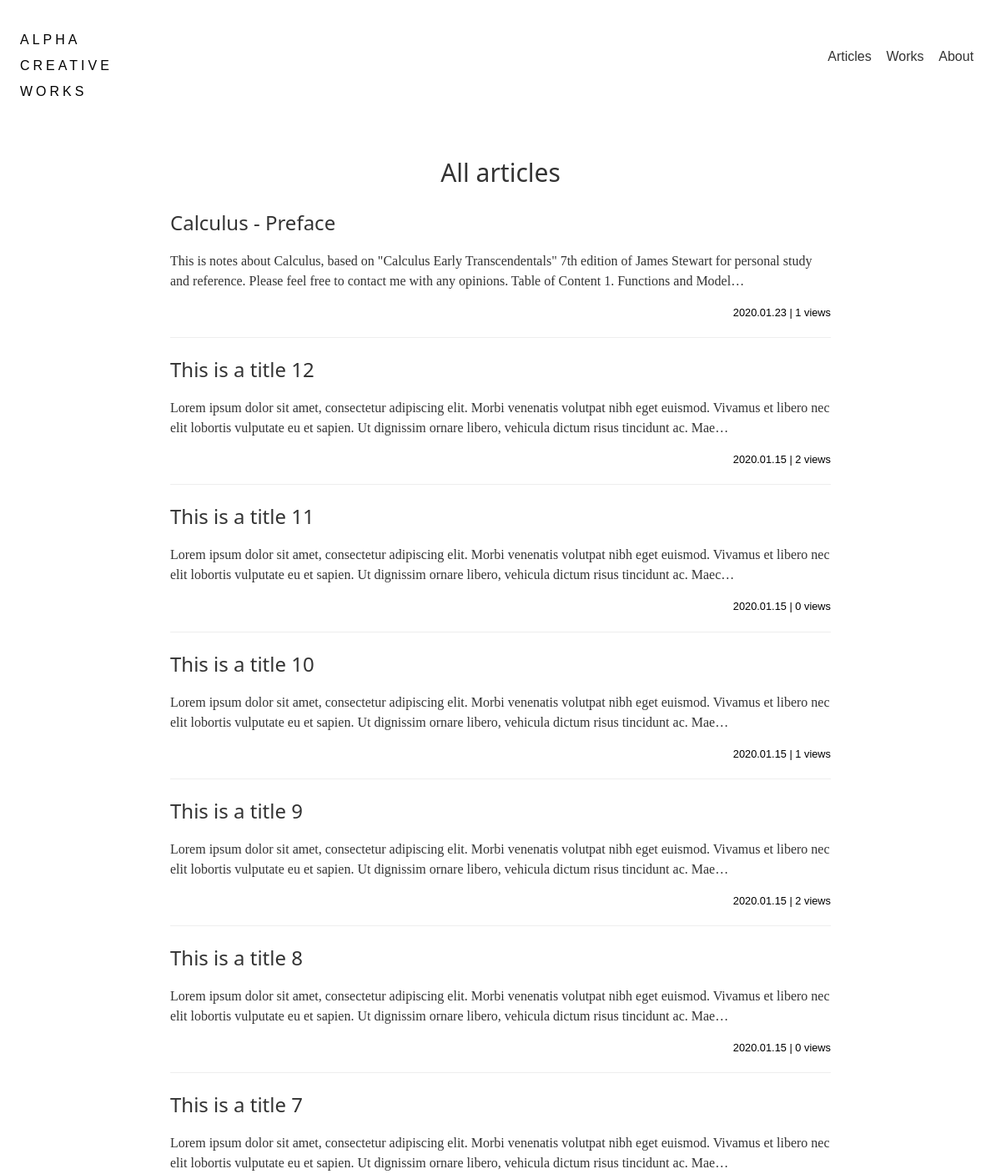
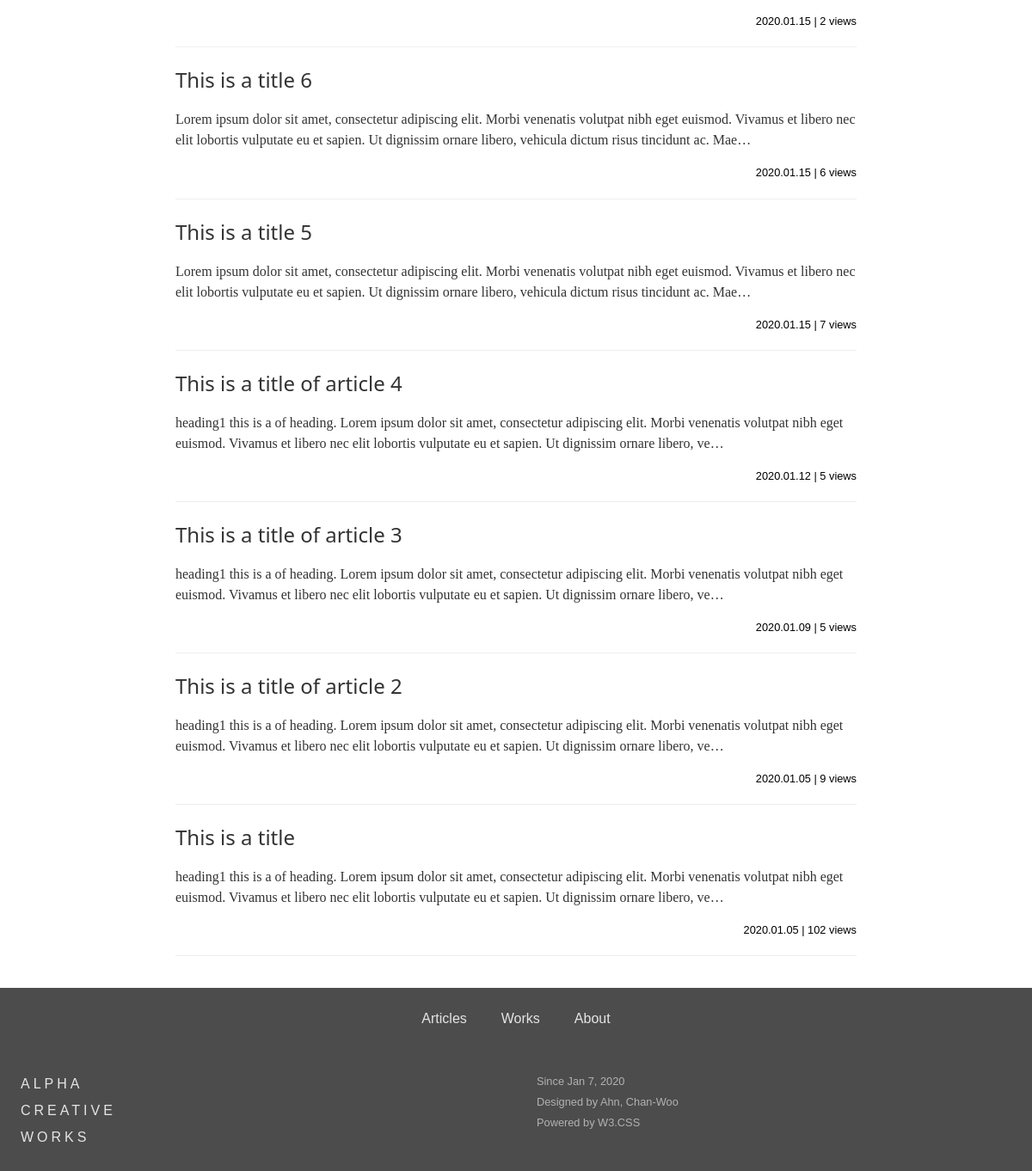
The app's page /article_list/0, older data (2 pictures, top to bottom).
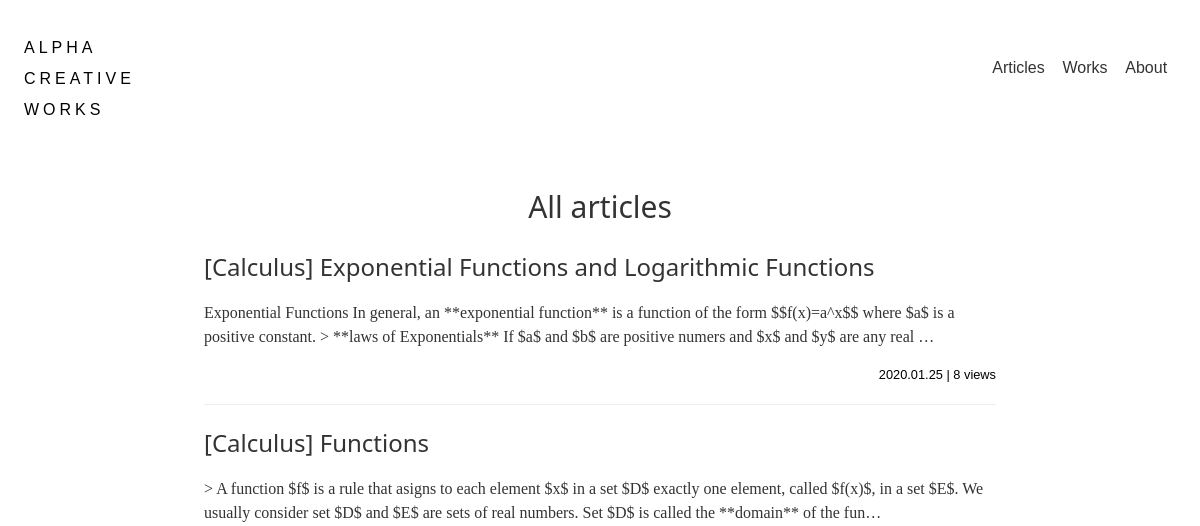
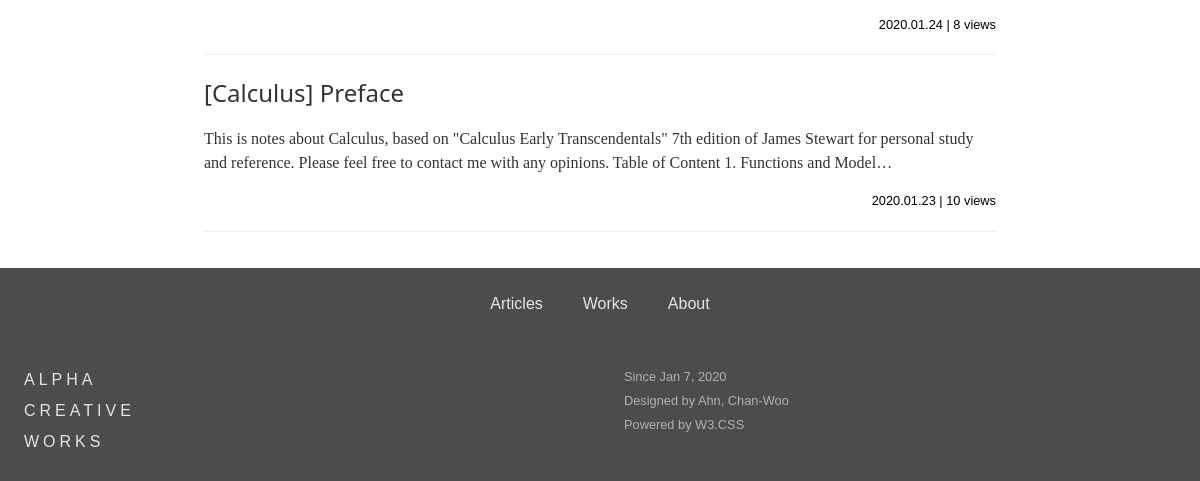
The same page, newer data (2 pictures, top to bottom).
### blog/models.py (models this page shows, shortened)
class Article(models.Model):
    author = models.ForeignKey(
        'auth.User',
        on_delete=models.CASCADE,
        null=True,
    )
    content = MarkdownxField()
    tags = TaggableManager(
        blank=True,
    )
    date_created = models.DateTimeField(
        auto_now_add=True,
    )
    publish = models.BooleanField(
        default=True,
        blank=False,
    )
    hit_count = models.IntegerField(
        default=0,
        null=False,
        blank=False
    )
    def get_title(self):
        return self.content.split('\n')[0].replace('#', '').strip()
    def get_preview(self):
        text = ''.join(self.content.split('\n')[1:])
        preview = re.sub('\!\[\]\(.+\)', '', text)
        preview = re.sub('\#+', '', preview)
        return(preview)
    class Meta:
        ordering = ['-date_created']

### blog/views.py (the view)
# urls.py: path('article_list/<slug:tag>', views.article_list, name='article_list'),
def article_list(request, tag):
    if tag == '0':
        articles = get_list_or_404(Article)
    else:
        articles = get_list_or_404(Article, tags__name__in=[tag], publish=True)
    context = {
        'tag': tag,
        'articles': articles,
    }
    return render(request, 'blog/article-list.html', context)

### blog/templates/blog/article-list.html (shortened to what this page needs)
{% extends 'blog/base.html' %}
{% block body %}
<div class=" acw3-container acw3-max-width-840 acw3-margin-top article_preview">
{% if tag == '0'%}
<div class=" acw3-container acw3-center">
    <h2>All articles</h2>
</div>
{% else %}
<div class=" acw3-container acw3-center">
    <a href="{% url 'article_list' tag %}" class=" acw3-text-none acw3-text-a">
    <h2>&nbsp;#{{ tag }}&nbsp;</h2>
    </a>
</div>
{% endif %}
{% for article in articles %}
  <a href="{% url 'article' article.pk %}" class=" acw3-text-none"
    ><h3>{{ article.get_title }}</h3></a
  >
  <p>{{ article.get_preview | truncatechars:230 }}</p>
  <div class=" acw3-bar">
    <small  class=" acw3-right">
      {{ article.date_created  | date:'Y.m.d' }} | {{ article.hit_count }} views
    </small>
  </div>
  <hr />
{% endfor %}
</div>
{% endblock %}

Row changes from the older to the newer data that the page shows:
removed Article: get_title "This is a title 12", get_preview "Lorem ipsum dolor sit amet, consectetur adipiscing elit. Morbi venenatis volutpat nibh eget euismod. Vivamus et libero nec elit lobortis vulputate eu et sapien. Ut dignissim ornare libero, vehicula dictum risus tincidunt ac. Mae…", date_created "2020.01.15", hit_count "2"
removed Article: get_title "This is a title 11", get_preview "Lorem ipsum dolor sit amet, consectetur adipiscing elit. Morbi venenatis volutpat nibh eget euismod. Vivamus et libero nec elit lobortis vulputate eu et sapien. Ut dignissim ornare libero, vehicula dictum risus tincidunt ac. Maec…", date_created "2020.01.15", hit_count "0"
removed Article: get_title "This is a title 10", get_preview "Lorem ipsum dolor sit amet, consectetur adipiscing elit. Morbi venenatis volutpat nibh eget euismod. Vivamus et libero nec elit lobortis vulputate eu et sapien. Ut dignissim ornare libero, vehicula dictum risus tincidunt ac. Mae…", date_created "2020.01.15", hit_count "1"
removed Article: get_title "This is a title 9", get_preview "Lorem ipsum dolor sit amet, consectetur adipiscing elit. Morbi venenatis volutpat nibh eget euismod. Vivamus et libero nec elit lobortis vulputate eu et sapien. Ut dignissim ornare libero, vehicula dictum risus tincidunt ac. Mae…", date_created "2020.01.15", hit_count "2"
removed Article: get_title "This is a title 8", get_preview "Lorem ipsum dolor sit amet, consectetur adipiscing elit. Morbi venenatis volutpat nibh eget euismod. Vivamus et libero nec elit lobortis vulputate eu et sapien. Ut dignissim ornare libero, vehicula dictum risus tincidunt ac. Mae…", date_created "2020.01.15", hit_count "0"
removed Article: get_title "This is a title 7", get_preview "Lorem ipsum dolor sit amet, consectetur adipiscing elit. Morbi venenatis volutpat nibh eget euismod. Vivamus et libero nec elit lobortis vulputate eu et sapien. Ut dignissim ornare libero, vehicula dictum risus tincidunt ac. Mae…", date_created "2020.01.15", hit_count "2"
removed Article: get_title "This is a title 6", get_preview "Lorem ipsum dolor sit amet, consectetur adipiscing elit. Morbi venenatis volutpat nibh eget euismod. Vivamus et libero nec elit lobortis vulputate eu et sapien. Ut dignissim ornare libero, vehicula dictum risus tincidunt ac. Mae…", date_created "2020.01.15", hit_count "6"
removed Article: get_title "This is a title 5", get_preview "Lorem ipsum dolor sit amet, consectetur adipiscing elit. Morbi venenatis volutpat nibh eget euismod. Vivamus et libero nec elit lobortis vulputate eu et sapien. Ut dignissim ornare libero, vehicula dictum risus tincidunt ac. Mae…", date_created "2020.01.15", hit_count "7"
removed Article: get_title "This is a title of article 4", get_preview "heading1 this is a of heading. Lorem ipsum dolor sit amet, consectetur adipiscing elit. Morbi venenatis volutpat nibh eget euismod. Vivamus et libero nec elit lobortis vulputate eu et sapien. Ut dignissim ornare libero, ve…", date_created "2020.01.12", hit_count "5"
removed Article: get_title "This is a title of article 3", get_preview "heading1 this is a of heading. Lorem ipsum dolor sit amet, consectetur adipiscing elit. Morbi venenatis volutpat nibh eget euismod. Vivamus et libero nec elit lobortis vulputate eu et sapien. Ut dignissim ornare libero, ve…", date_created "2020.01.09", hit_count "5"
removed Article: get_title "This is a title of article 2", get_preview "heading1 this is a of heading. Lorem ipsum dolor sit amet, consectetur adipiscing elit. Morbi venenatis volutpat nibh eget euismod. Vivamus et libero nec elit lobortis vulputate eu et sapien. Ut dignissim ornare libero, ve…", date_created "2020.01.05", hit_count "9"
removed Article: get_title "This is a title", get_preview "heading1 this is a of heading. Lorem ipsum dolor sit amet, consectetur adipiscing elit. Morbi venenatis volutpat nibh eget euismod. Vivamus et libero nec elit lobortis vulputate eu et sapien. Ut dignissim ornare libero, ve…", date_created "2020.01.05", hit_count "102"
added Article: get_title "[Calculus] Exponential Functions and Logarithmic Functions", get_preview "Exponential Functions In general, an **exponential function** is a function of the form $$f(x)=a^x$$ where $a$ is a positive constant. > **laws of Exponentials** If $a$ and $b$ are positive numers and $x$ and $y$ are any real …", date_created "2020.01.25", hit_count "8"
added Article: get_title "[Calculus] Functions", get_preview "> A function $f$ is a rule that asigns to each element $x$ in a set $D$ exactly one element, called $f(x)$, in a set $E$. We usually consider set $D$ and $E$ are sets of real numbers. Set $D$ is called the **domain** of the fun…", date_created "2020.01.24", hit_count "8"
changed Article: get_title "Calculus - Preface" → "[Calculus] Preface"; hit_count "1" → "10"
